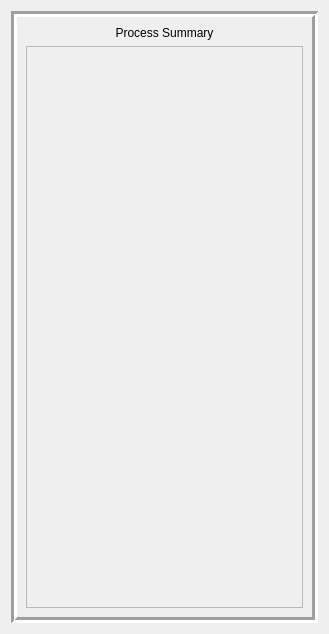
<?xml version="1.0" encoding="UTF-8"?>
<ui version="4.0">
 <class>ProcessSummary</class>
 <widget class="QWidget" name="ProcessSummary">
  <property name="geometry">
   <rect>
    <x>0</x>
    <y>0</y>
    <width>329</width>
    <height>634</height>
   </rect>
  </property>
  <property name="windowTitle">
   <string>Frame</string>
  </property>
  <property name="lineWidth" stdset="0">
   <number>3</number>
  </property>
  <layout class="QHBoxLayout" name="horizontalLayout">
   <item>
    <widget class="QFrame" name="psFrame">
     <property name="frameShape">
      <enum>QFrame::Box</enum>
     </property>
     <property name="frameShadow">
      <enum>QFrame::Sunken</enum>
     </property>
     <property name="lineWidth">
      <number>3</number>
     </property>
     <layout class="QVBoxLayout" name="verticalLayout">
      <item>
       <widget class="QLabel" name="label">
        <property name="styleSheet">
         <string notr="true">font: 63 18pt &quot;Source Code Pro Semibold&quot;;</string>
        </property>
        <property name="text">
         <string>Process Summary</string>
        </property>
        <property name="alignment">
         <set>Qt::AlignCenter</set>
        </property>
       </widget>
      </item>
      <item>
       <widget class="QScrollArea" name="scrollArea">
        <property name="widgetResizable">
         <bool>true</bool>
        </property>
        <widget class="QWidget" name="widget">
         <property name="geometry">
          <rect>
           <x>0</x>
           <y>0</y>
           <width>279</width>
           <height>547</height>
          </rect>
         </property>
         <layout class="QHBoxLayout" name="horizontalLayout_2">
          <item>
           <layout class="QVBoxLayout" name="psLayout"/>
          </item>
         </layout>
        </widget>
       </widget>
      </item>
     </layout>
    </widget>
   </item>
  </layout>
 </widget>
 <resources/>
 <connections/>
</ui>
